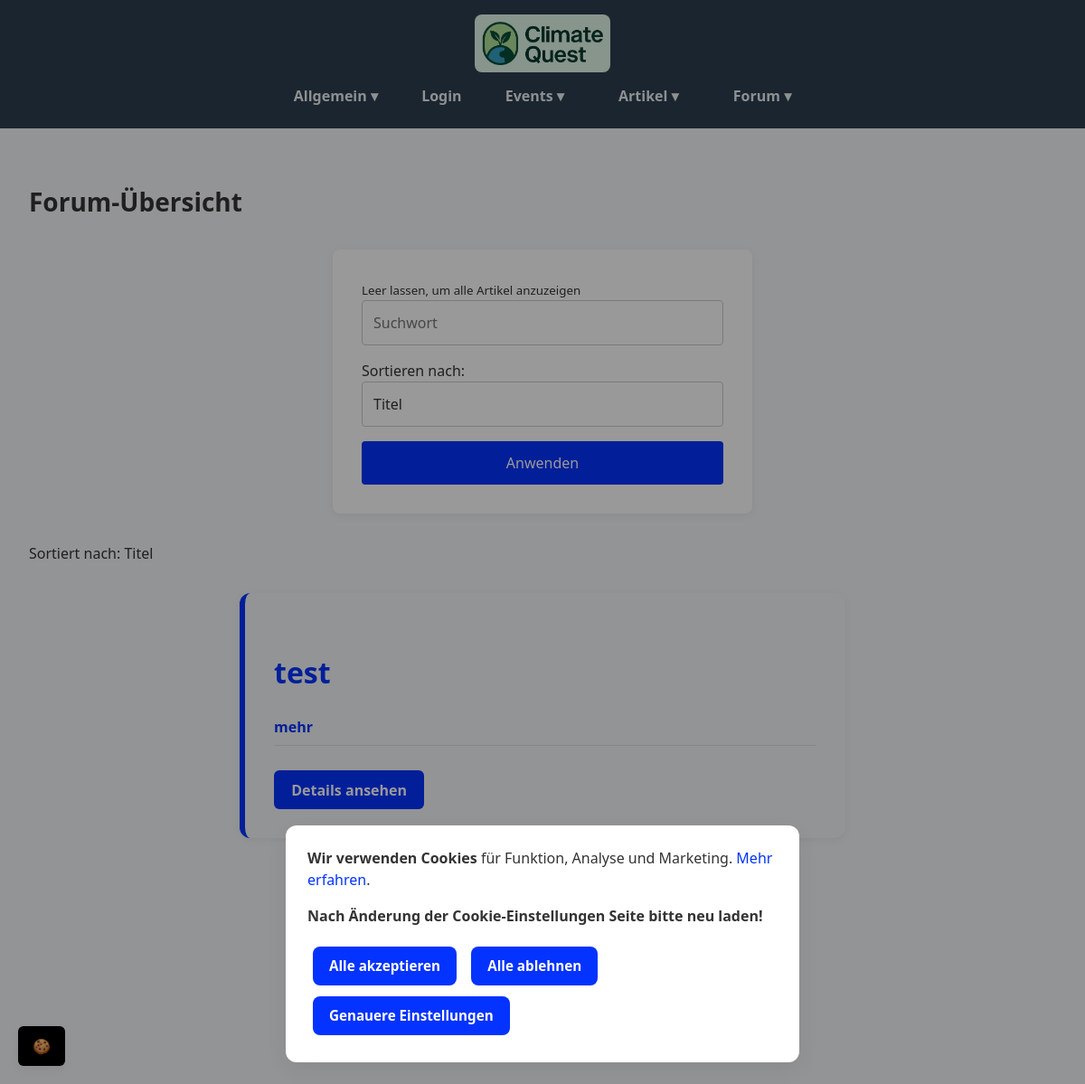
/forum/forum_overview/, run on an earlier commit of the app's database.
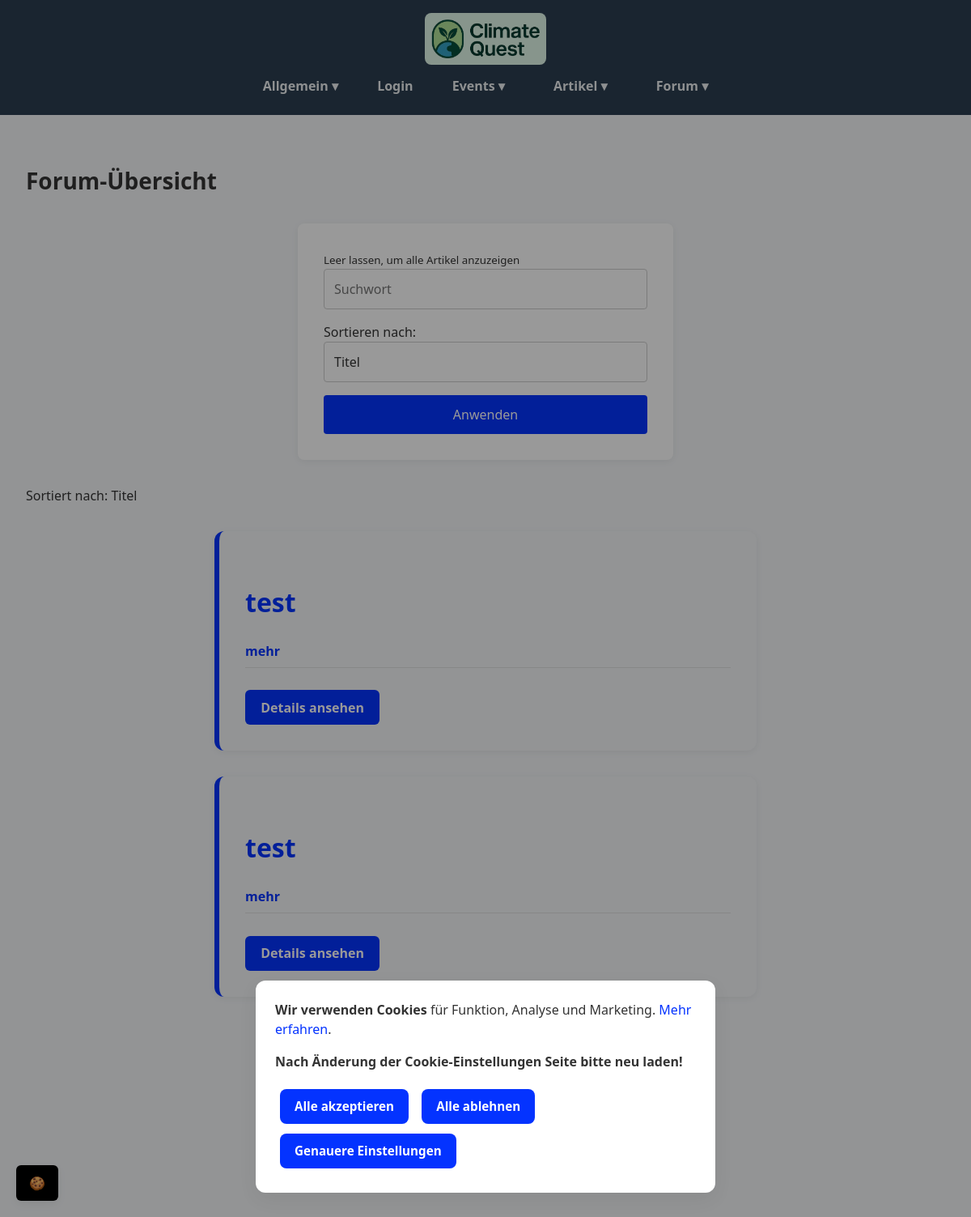
And on a later commit of the database.
### forum/models.py (models this page shows, shortened)
class ForumPost(models.Model):
    title = models.CharField(max_length=200)
    content = models.TextField()
    date_time = models.DateTimeField(default=timezone.now)
    creator = models.ForeignKey(User, on_delete=models.CASCADE)

### forum/views.py (the view)
# urls.py: path('forum_overview/', forum_overview, name='forum_overview'),
def forum_overview(request):
    forum_posts = ForumPost.objects.all()
    if request.method == 'POST':
        already_ordered = False
        ordered_by = request.POST.get('order_by')
        search_keyword = request.POST.get('search_keyword')
        order_map = {
            "Titel": "title",
            "Ersteller": "creator__username",
        }
        order_by = order_map.get(ordered_by, "name")
        if ordered_by == "von mir erstellte Posts":
            forum_posts = forum_posts.filter(creator=request.user)
            already_ordered = True
        if ordered_by == "Erstellt am":
            if search_keyword:
                forum_posts = forum_posts.filter(**{f"date_time__icontains": search_keyword})
            else:
                forum_posts = forum_posts
            forum_posts = forum_posts.order_by("-date_time")
            already_ordered = True
        if not already_ordered:
            if search_keyword:
                forum_posts = forum_posts.filter(**{f"{order_by}__icontains": search_keyword})
            else:
                forum_posts = forum_posts
            forum_posts = forum_posts.order_by(order_by)
    else:
        forum_posts = forum_posts.order_by('title')
        ordered_by = "Titel"
        search_keyword = None
    return render(request, './forum_overview.html', {'forum_posts': forum_posts, 'ordered_by': ordered_by, 'search_keyword': search_keyword})

### forum/templates/forum_overview.html (shortened to what this page needs)
{% extends "base.html" %}
{% block content %}
<h1>Forum-Übersicht</h1>
<form method="post">
    <div id="search_keyword_div">
        <small>Leer lassen, um alle Artikel anzuzeigen</small>
        <input type="search" name="search_keyword" placeholder="Suchwort">
    </div>
    <label for="order_by">Sortieren nach:</label>
    <select name="order_by" required>
        <option value="Titel" selected>Titel</option>
    </select>
    <button type="submit">Anwenden</button>
</form>
<p>Sortiert nach: {{ ordered_by }}</p>
{% if forum_posts %}
{% for post in forum_posts %}
<section
    class="event-card{% if request.user == post.creator %} event-card-creator{% endif %}">
    <div class="event-main">
        <h2 class="event-title">{{ post.title }}</h2>
    </div>
    <details class="event-details">
        <summary>mehr</summary>
    </details>
    <a class="event-link" href="{% url 'post_detail' post.id %}">Details ansehen</a>
</section>
{% endfor %}
{% else %}
<p><i>Es gibt derzeit keine Posts mit diesem Filter.</i></p>
{% endif %}
{% endblock %}

What changed in the data, as far as the page shows it:
added ForumPost: title "test"
